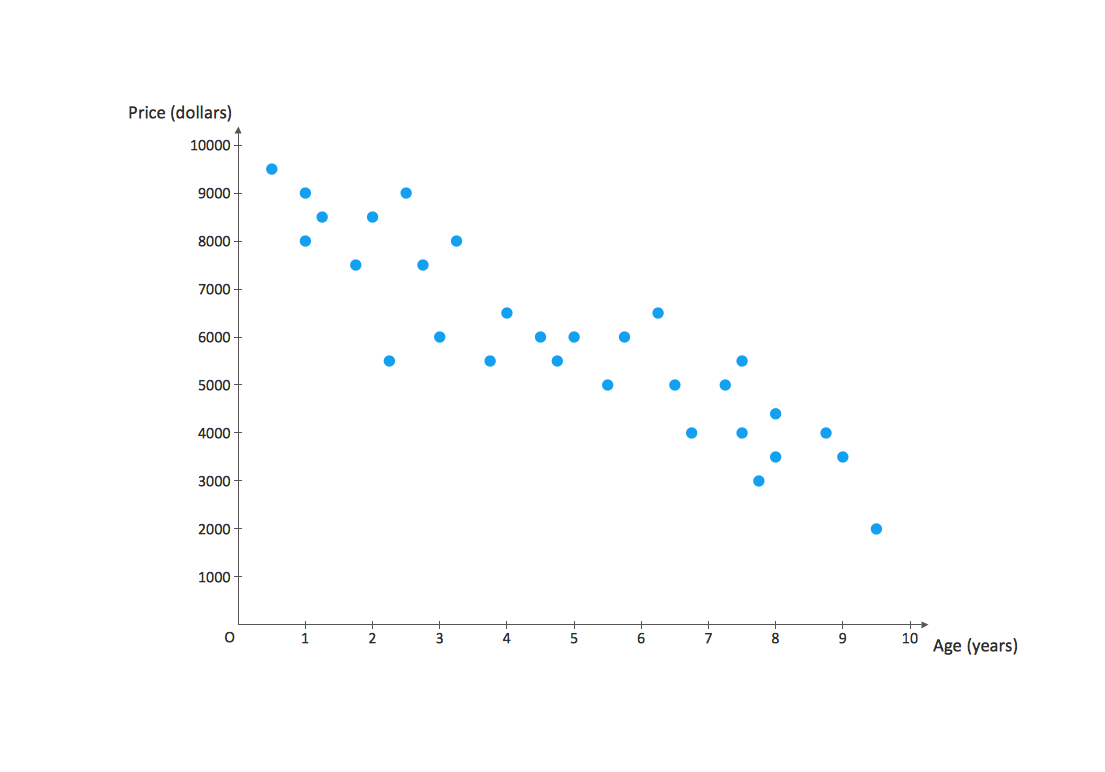
%> input picture sample_graph.png, 1105 x 772 px
$ octave sample.m   (GNU Octave 9; MATLAB toolbox functions it lacks are replaced by stand-ins)
%> lines starting %> are read from the running program, lines starting %| are printed output that depends on the picture; in (x1, y1, x2, y2) boxes, pixels count from 0 and x2, y2 are one past the last pixel; in counts of white or black regions, pixels touching at a corner belong together; the program's own positions count from 1
### isolateContent.m
%% isolateContent.m
%  Isolate regions of interest in an image and outputs coordinates.
%  v1.0 (c) 2018 wongchoonjie@gmail.com
%
%  Syntax:
%  areaInterest = isolateContent(imgArr, [imgBright, plotBool]);
%
%  imgArr        =  as produced by imread [HxWx(RGB)]
%  imgBright     =  true if image is dark-on-bright, false if b-on-d
%                   (default:true)
%  plotBool      =  draw out images to show the regions returned
%                   (default: false)
%
%  areaInterest  =  [x1,x2,y1,y2] coordinates of all regions found

function areaInterest = isolateContent(imgArr, imgBright, plotBool)

    % by default, expect dark on bright images
    if ~exist('imgBright','var')
        imgBright = true;
    end

    % by default, do not draw debug images
    if ~exist('plotBool','var')
        plotBool = false;
    end

    % img info
    img_w = size(imgArr,2);
    img_h = size(imgArr,1);


    % convert image to black/white (2-D array)
    img_bw = convertBinaryImg(imgArr, imgBright);


    % search for all areas of interest
    areaInterest = [0,0,0,0]; % preallocate - to be removed

    for y = 1:img_h % for each vertical pixel
        for x = 1:img_w % for each horizontal pixel

            [touched,x1,x2,y1,y2] = enlargeInterest(x,x,y,y,img_bw);

            % if that spot is coloured and area of interest is found
            if touched

                % if the area of interest was not already found
                if sum(sum(areaInterest == [x1 x2 y1 y2],2) == 4) == 0
                    % record it
                    areaInterest = [areaInterest; x1 x2 y1 y2];
                end

            end

        end
    end

    % remove first row [0 0 0 0]
    areaInterest = areaInterest(2:end,:);


    % plot if required
    if plotBool

        % convert 2D image data to 3D suitable for image
        figure;
        image( repmat(~img_bw, [1 1 3]) )
        daspect([1 1 1]);

        % plot all isolated area of interest
        hold on;
        for i=1:size(areaInterest,1)
            plotInterest(areaInterest(i,:));
        end

    end


end

% Read an image and convert it to binary colour (black/white)
function img_bw = convertBinaryImg(imgArr, imgBright)

    % convert RGB values to binary
    img_binArr = imbinarize(imgArr);

    % img_bw contains 0 for boring area, 1 for interested areas
    % if background is bright, img_binArr=1, need to flip
    if imgBright
        img_binArr = ~img_binArr;
    end

    % convert to black and white
    img_bw = img_binArr(:,:,1) | img_binArr(:,:,2) | img_binArr(:,:,3);

end


% %% Plot area of interest
%
% for i = 1:size(areaInterest,1)
%     plotInterest(areaInterest(i,1), areaInterest(i,2), areaInterest(i,3), areaInterest(i,4));
% end


%% FUNCTIONS

% Isolate coloured areas
% Pass in coordinate of a pixel (x1=x2, y1=y2). Returns touched=false if
% pixel is not coloured. Returns touched=true and x1,x2,y1,y2 if otherwise.
% [70 lines left out: function enlargeInterest, not called in this run]


% Plot an area of interest given the coordinates
function plotInterest(areaInterest)

    x1 = areaInterest(1);
    x2 = areaInterest(2);
    y1 = areaInterest(3);
    y2 = areaInterest(4);

    % y1 --------------
    %    |            |
    %    |            |
    %    |            |
    %    |            |
    %    |x1          |x2
    % y2 --------------

    hold on;
    plot([x1 x1], [y1 y2], 'color', [1 0 0], 'LineWidth', 0.5);
    plot([x2 x2], [y1 y2], 'color', [1 0 0], 'LineWidth', 0.5);
    plot([x1 x2], [y1 y1], 'color', [1 0 0], 'LineWidth', 0.5);
    plot([x1 x2], [y2 y2], 'color', [1 0 0], 'LineWidth', 0.5);

end

### sample.m
clear, clc, close all;

% Syntax:
% areaInterest = isolateContent(imgArr, [imgBright, plotBool]);
%
% imgArr        =  as produced by imread
% imgBright     =  true if image is dark-on-bright, false if b-on-d
%                  (default:true)
% plotBool      =  draw out images to show the regions returned
%                  (default: false)
%
% areaInterest  =  [x1,x2,y1,y2] coordinates of all regions found

%% SAMPLE 1
%  Coordinates of scatter plot can be calculated with further processing

imgArr = imread('sample_graph.png'); % return HxWx(RGB)
%> imgArr is the input picture: size 772x1105x3 uint8; mean R, G, B 253.2, 253.7, 254
% figure; image(imgArr); % to know the coordinates to exclude axis
imgArr = imgArr(100:600,250:900,:);
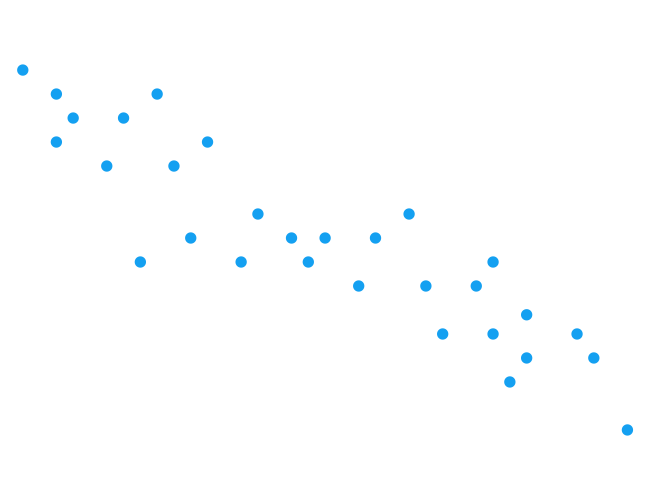
%> imgArr: size 501x651x3 uint8; mean R, G, B 252.8, 254.1, 254.9
areaInterest = isolateContent(imgArr, true, true);
%> in convertBinaryImg, `img_binArr = ~img_binArr;`:
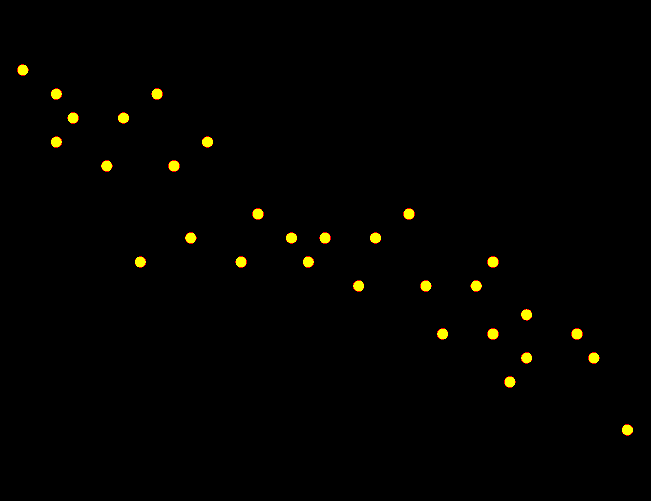
%> img_binArr: size 501x651x3 logical; mean R, G, B 0.00981, 0.00811, 0
%> in convertBinaryImg, `img_bw = img_binArr(:,:,1) | img_binArr(:,:,2) | img_binArr(:,:,3);`:
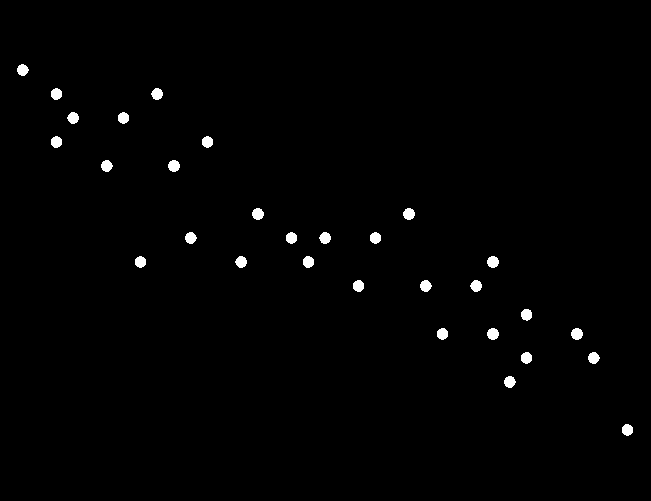
%> img_bw: size 501x651 logical; 0.98% white; 30 white regions, largest, box (x1, y1, x2, y2) and area: (168, 160, 180, 172) 112, (487, 256, 499, 268) 112, (487, 328, 499, 340) 112
%> after the loop in isolateContent, `for y = 1:img_h`: areaInterest = 31 rows, first 8: [0 0 0 0; 17 30 64 77; 51 63 88 101; 151 164 88 101; 67 80 112 125; 118 130 112 125; 51 63 136 149; 202 214 136 149]
%> in isolateContent, `areaInterest = areaInterest(2:end,:);`: areaInterest = 30 rows, first 8: [17 30 64 77; 51 63 88 101; 151 164 88 101; 67 80 112 125; 118 130 112 125; 51 63 136 149; 202 214 136 149; 101 114 160 173]
%> the loop in isolateContent, `for i=1:size(areaInterest,1)` made 30 passes
%> (x1 in plotInterest, x2 in plotInterest, y1 in plotInterest, y2 in plotInterest) on passes 1 to 12: (17, 30, 64, 77), (51, 63, 88, 101), (151, 164, 88, 101), (67, 80, 112, 125), (118, 130, 112, 125), (51, 63, 136, 149), (202, 214, 136, 149), (101, 114, 160, 173), (168, 181, 160, 173), (252, 265, 208, 221), (403, 416, 208, 221), (185, 198, 232, 245)
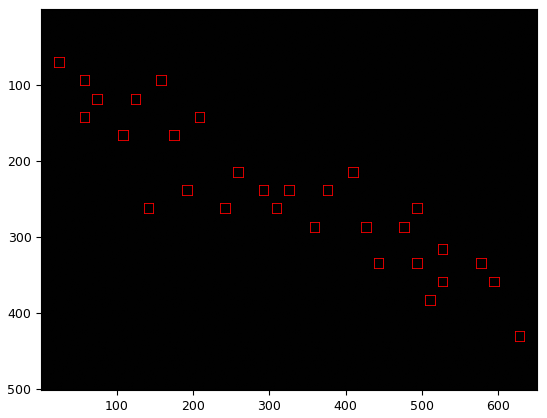
%> figure redrawn from the program's plot data


%% SAMPLE 2
%  Low contrast image, shows the potential pitfall of script
%  To improve result, imbinarize yourself, and pass in as imgArr

%> (the run ends here)
